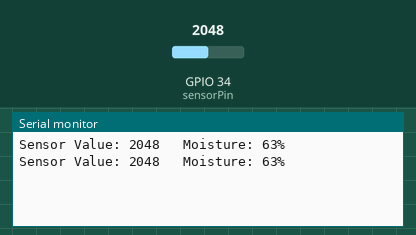
Bench run of a sketch on a simulated ESP32. On the bench: the last lines printed to the serial monitor. The test bench sets the inputs (shaded band); at power-on: GPIO 34 (sensorPin) = 2048.

Above: at 1.8 s.
1.9 s: GPIO 34 (sensorPin) set to 2866
At 2.8 s:
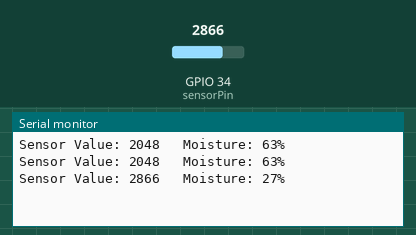
3.4 s: GPIO 34 (sensorPin) set to 3603
At 4.3 s:
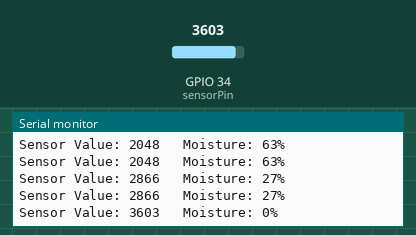
Timing chart, 0 to 6.4 s (numbered marks = the images above; inputs shaded):
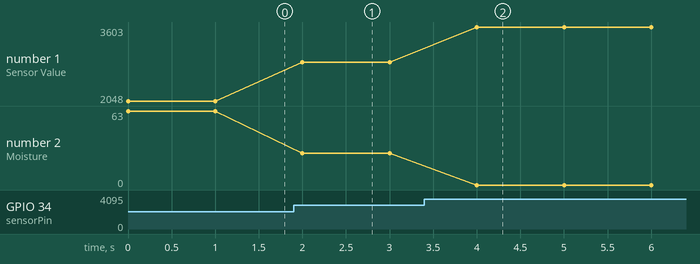

The sketch:

G8_ch5_2.ino
```cpp
const int sensorPin = 34;

void setup() {
  Serial.begin(115200);
}

void loop() {

  int sensorValue = analogRead(sensorPin);

  // Convert sensor value to percentage
  // Adjust 3500 and 1200 after calibration
  int moisture = map(sensorValue, 3500, 1200, 0, 100);

  // Keep value between 0 and 100
  moisture = constrain(moisture, 0, 100);

  Serial.print("Sensor Value: ");
  Serial.print(sensorValue);

  Serial.print("   Moisture: ");
  Serial.print(moisture);
  Serial.println("%");

  delay(1000);
}
```

Measured:
- after the input at 1.9 s, the serial monitor: prints a new line after 0.10 s (image 1)
- after the input at 3.4 s, the serial monitor: prints a new line after 0.60 s (image 2)
- plotted number 1: 2048 → 2866 after the input at 1.9 s, 2866 → 3603 after the input at 3.4 s
- plotted number 2: 63 → 27 after the input at 1.9 s, 27 → 0 after the input at 3.4 s
